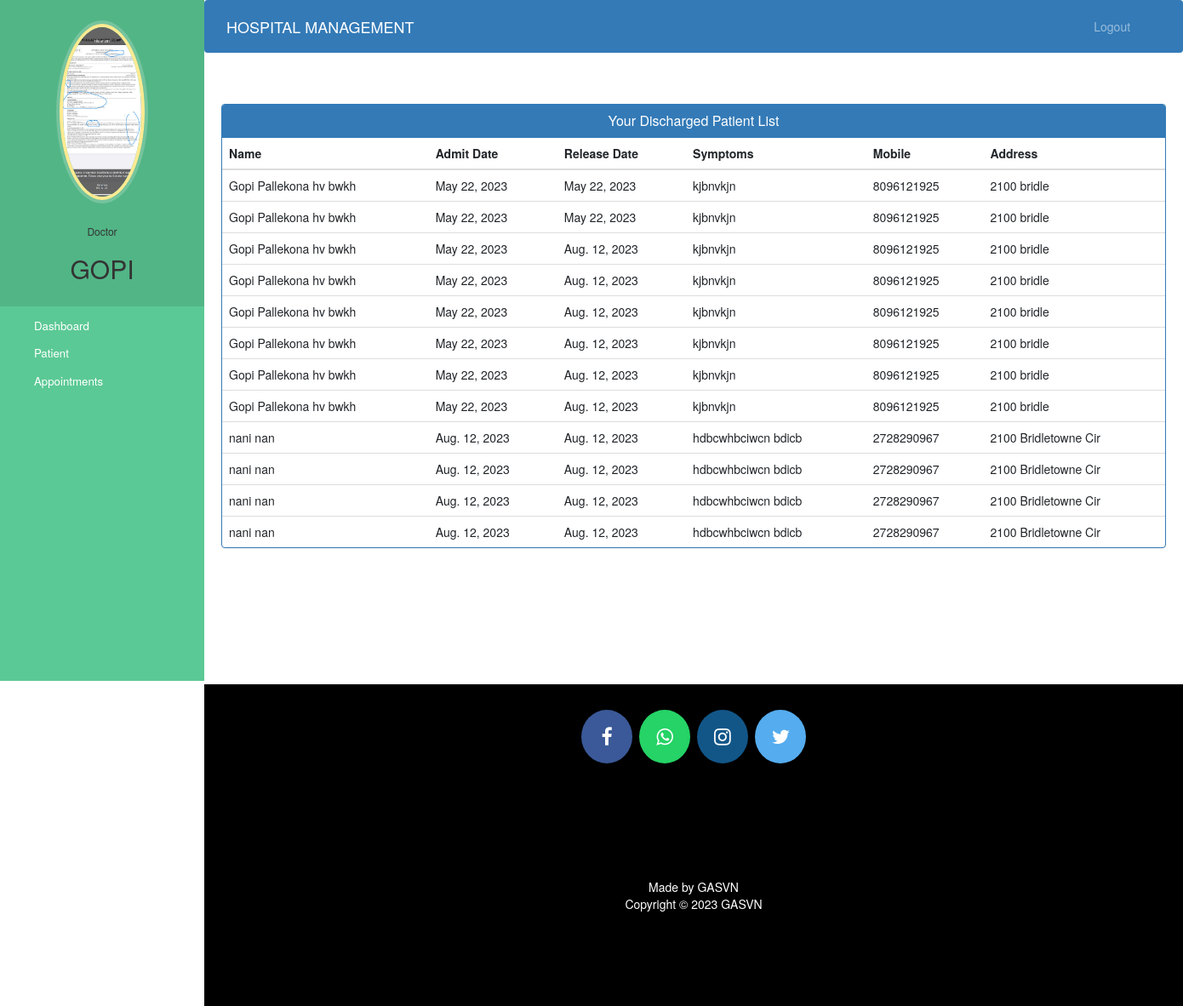
/doctor-view-discharge-patient (signed in), run on the app's committed database.
### hospital/models.py (models this page shows, shortened)
class Doctor(models.Model):
    user=models.OneToOneField(User,on_delete=models.CASCADE)
    profile_pic= models.ImageField(upload_to='profile_pic/DoctorProfilePic/',null=True,blank=True)
    address = models.CharField(max_length=40)
    mobile = models.CharField(max_length=20,null=True)
    department= models.CharField(max_length=50,choices=departments,default='Cardiologist')
    status=models.BooleanField(default=False)

class PatientDischargeDetails(models.Model):
    patientId=models.PositiveIntegerField(null=True)
    patientName=models.CharField(max_length=40)
    assignedDoctorName=models.CharField(max_length=40)
    address = models.CharField(max_length=40)
    mobile = models.CharField(max_length=20,null=True)
    symptoms = models.CharField(max_length=100,null=True)
    admitDate=models.DateField(null=False)
    releaseDate=models.DateField(null=False)
    daySpent=models.PositiveIntegerField(null=False)
    roomCharge=models.PositiveIntegerField(null=False)
    medicineCost=models.PositiveIntegerField(null=False)
    doctorFee=models.PositiveIntegerField(null=False)
    OtherCharge=models.PositiveIntegerField(null=False)
    total=models.PositiveIntegerField(null=False)

### hospital/views.py (the view)
# urls.py: path('doctor-view-discharge-patient',views.doctor_view_discharge_patient_view,name='doctor-view-discharge-patient'),
@login_required(login_url='doctorlogin')
@user_passes_test(is_doctor)
def doctor_view_discharge_patient_view(request):
    dischargedpatients=models.PatientDischargeDetails.objects.all().distinct().filter(assignedDoctorName=request.user.first_name)
    doctor=models.Doctor.objects.get(user_id=request.user.id) #for profile picture of doctor in sidebar
    return render(request,'hospital/doctor_view_discharge_patient.html',{'dischargedpatients':dischargedpatients,'doctor':doctor})

### hospital/views.py (called while the page is built)
def is_doctor(user):
    return user.groups.filter(name='DOCTOR').exists()

### templates/hospital/doctor_view_discharge_patient.html (shortened to what this page needs)
{% extends 'hospital/doctor_base.html' %}
{% block content %}
{%load static%}
<head>
  <link href="//netdna.bootstrapcdn.com/bootstrap/3.0.0/css/bootstrap.min.css" rel="stylesheet" id="bootstrap-css">
</head>
<div class="container">
  <div class="panel panel-primary">
    <div class="panel-heading">
      <h6 class="panel-title">Your Discharged Patient List</h6>
    </div>
    <table class="table table-hover" id="dev-table">
      <thead>
        <tr>
          <th>Name</th>
          <th>Admit Date</th>
          <th>Release Date</th>
          <th>Symptoms</th>
          <th>Mobile</th>
          <th>Address</th>
        </tr>
      </thead>
      {% for p in dischargedpatients %}
      <tr>
        <td> {{p.patientName}}</td>
        <td>{{p.admitDate}}</td>
        <td>{{p.releaseDate}}</td>
        <td>{{p.symptoms}}</td>
        <td>{{p.mobile}}</td>
        <td>{{p.address}}</td>
      </tr>
      {% endfor %}
    </table>
  </div>
</div>
{% endblock content %}

### templates/hospital/doctor_base.html (shortened to what this page needs)
<!DOCTYPE html>
{% load static %}
<html lang="en">
<head>
  <link rel="stylesheet" href="https://stackpath.bootstrapcdn.com/bootstrap/4.3.1/css/bootstrap.min.css">
  <link rel="stylesheet" href="https://maxcdn.bootstrapcdn.com/font-awesome/4.7.0/css/font-awesome.min.css">
</head>
<body>
  <nav class="menu" tabindex="0">
    <header class="avatar">
      <img src="{% static doctor.profile_pic.url %}" alt="Profile Pic" />
      <br><br>
      <h6>Doctor</h6>
      <h2>{{request.user.first_name}}</h2>
    </header>
    <ul>
      <li tabindex="0" class="icon-dashboard"> <a style="color:white; text-decoration:none;" href="/doctor-dashboard"><span>Dashboard</span></a> </li>
      <li tabindex="0" class="icon-users"> <a style="color:white; text-decoration:none;" href="/doctor-patient"><span>Patient</span></a></li>
      <li tabindex="0" class="icon-calendar"> <a style="color:white; text-decoration:none;" href="/doctor-appointment"><span>Appointments</span></a></li>
    </ul>
  </nav>
  <main>
    <div class="bs-example">
      <nav class="navbar navbar-expand-md  navbar-dark fixed-top" style="background:#337AB7;">
        <a href="/doctor-dashboard" class="navbar-brand">HOSPITAL MANAGEMENT</a>
        <div class="collapse navbar-collapse justify-content-between" id="navbarCollapse">
          <div class="navbar-nav" style=" margin-left: 90%;">
            <a href="/logout" class="nav-item nav-link">Logout</a>
          </div>
        </div>
      </nav>
    </div>
    <br><br>
    {% block content %}
    {% endblock content %}
    <br><br><br><br><br><br><br>
    <footer>
      <p>
        <a id="ftr" href="https://www.facebook.com/" class="fa fa-facebook"></a>
        <a id="ftr" href="https://api.whatsapp.com/send?phone=12498763269&text=Hello%20Gopi.%0d%0aHow%20are%20you%20%3f%0d%0aI%20came%20from%20your%20website.&source=&data=#" class="fa fa-whatsapp"></a>
        <a id="ftr" href="https://www.instagram.com/gopi.kommanaboiena/?hl=en" class="fa fa-instagram"></a>
        <a id="ftr" href="https://twitter.com/i/flow/login?lang=en" class="fa fa-twitter"></a>
      </p>
      <br>
      <div class="container">
        <div class="row">
          <div class="col-md-12 col-sm-12">
            <div style="color:#ffffff;" class="wow fadeInUp footer-copyright">
              <p>Made by GASVN <br>
                Copyright &copy; 2023 GASVN </p>
            </div>
          </div>
        </div>
      </div>
    </footer>
  </main>
</body>
</html>

### templates/hospital/doctor_base.html (style rules this page uses)
a:link { text-decoration: none; }
a { color: white; }
footer { padding: 0px 0px 0px 0px; background-color: black; margin: 0px; }
#ftr { padding: 20px; }
.fa { font-size: 23px; width: 60px; text-align: center; text-decoration: none; margin: 5px 2px; border-radius: 50%; }
.fa-facebook { background: #3B5998; color: white; margin-top: 30px; }
.fa-whatsapp { background: #25d366; color: white; }
.fa-twitter { background: #55ACEE; color: white; }
.fa-instagram { background: #125688; color: white; }
p { text-align: center; }
body { padding-left: 240px; }
main { position: relative; height: 100vh; }
.menu { background: #5bc995; height: 100vh; width: 240px; position: fixed; top: 0px; left: 0; z-index: 5; outline: none; }
.menu .avatar { background: rgba(0, 0, 0, 0.1); padding: 2em 0.5em; text-align: center; }
.menu .avatar img { width: 100px; border-radius: 50%; overflow: hidden; border: 4px solid #ffea92; box-shadow: 0 0 0 4px rgba(255, 255, 255, 0.2); }
.menu .avatar h2 { font-weight: normal; margin-bottom: 0; }
.menu ul { list-style: none; padding: 0.5em 0; margin: 0; }
.menu ul li { padding: 0.5em 1em 0.5em 3em; font-size: 0.95em; font-weight: regular; background-repeat: no-repeat; background-position: left 15px center; background-size: auto 20px; transition: all 0.15s linear; cursor: pointer; }
.menu ul li.icon-dashboard { background-image: url("http://www.entypo.com/images//gauge.svg"); }
.menu ul li.icon-users { background-image: url("http://www.entypo.com/images//users.svg"); }
.menu ul li.icon-calendar { background-image: url("http://www.entypo.com/images//calendar.svg"); }

### templates/hospital/doctor_view_discharge_patient.html (style rules this page uses)
a:link { text-decoration: none; }
h6 { text-align: center; }
.row { margin: 100px; }

### data on the page
Doctor: profile_pic (picture)
PatientDischargeDetails: patientName "Gopi Pallekona hv bwkh", admitDate "May 22, 2023", releaseDate "May 22, 2023", symptoms "kjbnvkjn", mobile "8096121925", address "2100 bridle"
PatientDischargeDetails: patientName "Gopi Pallekona hv bwkh", admitDate "May 22, 2023", releaseDate "May 22, 2023", symptoms "kjbnvkjn", mobile "8096121925", address "2100 bridle"
PatientDischargeDetails: patientName "Gopi Pallekona hv bwkh", admitDate "May 22, 2023", releaseDate "Aug. 12, 2023", symptoms "kjbnvkjn", mobile "8096121925", address "2100 bridle"
PatientDischargeDetails: patientName "Gopi Pallekona hv bwkh", admitDate "May 22, 2023", releaseDate "Aug. 12, 2023", symptoms "kjbnvkjn", mobile "8096121925", address "2100 bridle"
PatientDischargeDetails: patientName "Gopi Pallekona hv bwkh", admitDate "May 22, 2023", releaseDate "Aug. 12, 2023", symptoms "kjbnvkjn", mobile "8096121925", address "2100 bridle"
PatientDischargeDetails: patientName "Gopi Pallekona hv bwkh", admitDate "May 22, 2023", releaseDate "Aug. 12, 2023", symptoms "kjbnvkjn", mobile "8096121925", address "2100 bridle"
PatientDischargeDetails: patientName "Gopi Pallekona hv bwkh", admitDate "May 22, 2023", releaseDate "Aug. 12, 2023", symptoms "kjbnvkjn", mobile "8096121925", address "2100 bridle"
PatientDischargeDetails: patientName "Gopi Pallekona hv bwkh", admitDate "May 22, 2023", releaseDate "Aug. 12, 2023", symptoms "kjbnvkjn", mobile "8096121925", address "2100 bridle"
PatientDischargeDetails: patientName "nani nan", admitDate "Aug. 12, 2023", releaseDate "Aug. 12, 2023", symptoms "hdbcwhbciwcn bdicb", mobile "2728290967", address "2100 Bridletowne Cir"
PatientDischargeDetails: patientName "nani nan", admitDate "Aug. 12, 2023", releaseDate "Aug. 12, 2023", symptoms "hdbcwhbciwcn bdicb", mobile "2728290967", address "2100 Bridletowne Cir"
PatientDischargeDetails: patientName "nani nan", admitDate "Aug. 12, 2023", releaseDate "Aug. 12, 2023", symptoms "hdbcwhbciwcn bdicb", mobile "2728290967", address "2100 Bridletowne Cir"
PatientDischargeDetails: patientName "nani nan", admitDate "Aug. 12, 2023", releaseDate "Aug. 12, 2023", symptoms "hdbcwhbciwcn bdicb", mobile "2728290967", address "2100 Bridletowne Cir"

### other printed values
{{ request.user.first_name }} "GOPI"
